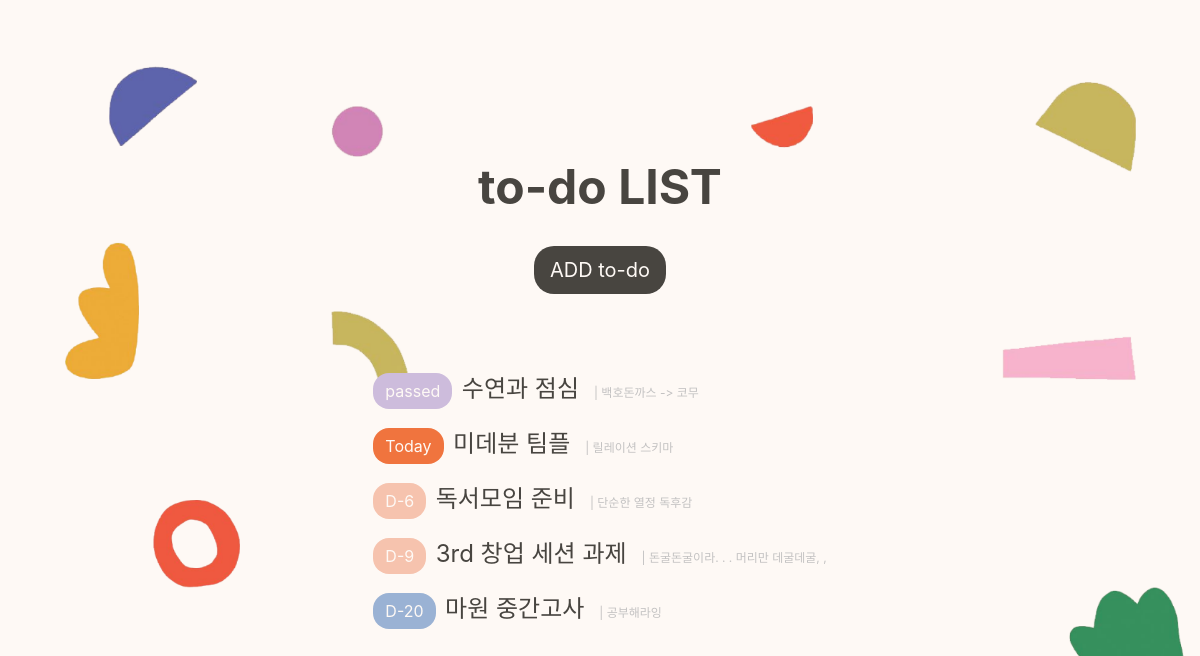
The page / on the database its author committed.
### app/models.py (models this page shows, shortened)
class Post(models.Model):
  title=models.CharField(max_length=200)
  content=models.TextField()
  deadline = models.DateTimeField(blank=True, null=True)

### app/views.py (the view)
# urls.py: 2. Add a URL to urlpatterns:  path('', views.home, name='home')
def home(request):
  posts = Post.objects.filter(deadline__isnull=False).order_by('deadline')
  for post in posts:
        if post.deadline:
            d_day = (post.deadline - timezone.now()).days
            post.d_day = d_day
  return render(request, 'home.html', {'posts':posts})

### app/templates/home.html (shortened to what this page needs)
{% load static %}
<!DOCTYPE html>
<html lang="en">
    <head>
        <link rel="stylesheet" type="text/css" href="{% static 'home.css' %}" />
        <link
            rel="stylesheet"
            as="style"
            crossorigin
            href="https://cdn.jsdelivr.net/gh/orioncactus/pretendard@v1.3.8/dist/web/static/pretendard.css"
        />
    </head>
    <body>
        <h1>to-do LIST</h1>
        <div class="btnadd">
            <a href="{% url 'new' %}">ADD to-do</a>
        </div>
        <div class="todobox">
            <ul>
                {% for post in posts %}
                <li>
                    {% if post.deadline %} {% if post.d_day > 0 %}
                    <div class="ddaybox {% if post.d_day > 9 %}twodigits{% endif %}">
                        <span>D-{{ post.d_day }}</span>
                    </div>
                    {% elif post.d_day == 0 %}
                    <div class="todaybox">
                        <span>Today</span>
                    </div>
                    {% else %}
                    <div class="passedbox">
                        <span>passed</span>
                    </div>
                    {% endif %} {% endif %}
                    <a href="{% url 'detail' post.pk %}" class="title">{{ post.title }}</a
                    ><a class="content">| {{ post.content }}</a>
                </li>
                {% endfor %}
            </ul>
        </div>
    </body>
</html>

### app/static/home.css (style rules this page uses)
* { font-family: 'Pretendard Variable', Pretendard, -apple-system, BlinkMacSystemFont, system-ui, Roboto, 'Helvetica Neue', 'Segoe UI', 'Apple SD Gothic Neo', 'Noto Sans KR', 'Malgun Gothic', 'Apple Color Emoji', 'Segoe UI Emoji', 'Segoe UI Symbol', sans-serif; text-decoration: none; color: #484540; margin: 0; padding: 0; box-sizing: border-box; }
body { background-image: url('back1.png'); background-size: cover; background-repeat: no-repeat; color: #484540; height: 100vh; display: flex; justify-content: center; flex-direction: column; align-items: center; }
.todobox { display: flex; flex-direction: column; align-items: center; }
.btnadd a { display: inline-block; padding: 12px 16px; background-color: #484540; color: #fef9f5; border-radius: 20px; margin-bottom: 75px; font-size: 20px; }
.ddaybox { display: inline-block; padding: 8px 12px; background-color: #f6c3ae; border-radius: 16px; margin-bottom: 15px; margin-right: 5px; }
.todaybox { display: inline-block; padding: 8px 12px; background-color: #f0743e; border-radius: 16px; margin-bottom: 15px; margin-right: 5px; }
.twodigits { background-color: #9ab2d4; }
.passedbox { display: inline-block; padding: 8px 12px; background-color: #cdbcdc; border-radius: 16px; margin-bottom: 15px; margin-right: 5px; }
span { color: #fef9f5; }
.title { font-size: 24px; }
.content { font-size: 12px; margin-left: 15px; color: #c3c2c2; }
h1 { font-size: 48px; margin-bottom: 30px; }
ul { list-style-type: none; }

### rows shown on the page
Post: shows "passed", title "수연과 점심", content "백호돈까스 -> 코무"
Post: shows "Today", title "미데분 팀플", content "릴레이션 스키마"
Post: d_day "6", title "독서모임 준비", content "단순한 열정 독후감"
Post: d_day "9", title "3rd 창업 세션 과제", content "돈굴돈굴이라. . . 머리만 데굴데굴, ,"
Post: d_day "20", title "마원 중간고사", content "공부해라잉"
